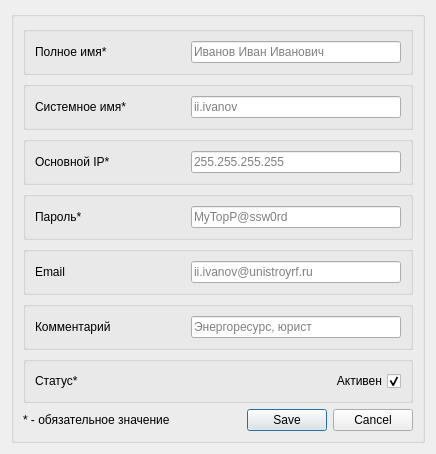
<?xml version="1.0" encoding="UTF-8"?>
<ui version="4.0">
 <class>win_new_user</class>
 <widget class="QDialog" name="win_new_user">
  <property name="geometry">
   <rect>
    <x>0</x>
    <y>0</y>
    <width>436</width>
    <height>430</height>
   </rect>
  </property>
  <property name="windowTitle">
   <string>Новый пользователь</string>
  </property>
  <layout class="QGridLayout" name="gridLayout">
   <item row="0" column="0">
    <widget class="QGroupBox" name="groupBox_6">
     <property name="title">
      <string/>
     </property>
     <layout class="QGridLayout" name="gridLayout_2">
      <item row="1" column="0">
       <widget class="QLabel" name="label">
        <property name="text">
         <string>* - обязательное значение</string>
        </property>
       </widget>
      </item>
      <item row="0" column="0" colspan="2">
       <layout class="QVBoxLayout" name="verticalLayout" stretch="0,0,0,0,0,0,0">
        <item>
         <widget class="QGroupBox" name="groupBox_42">
          <layout class="QHBoxLayout" name="horizontalLayout_55">
           <item>
            <widget class="QLabel" name="label_55">
             <property name="minimumSize">
              <size>
               <width>150</width>
               <height>0</height>
              </size>
             </property>
             <property name="text">
              <string>Полное имя*</string>
             </property>
            </widget>
           </item>
           <item>
            <widget class="QLineEdit" name="le_fullname">
             <property name="toolTip">
              <string/>
             </property>
             <property name="text">
              <string/>
             </property>
             <property name="placeholderText">
              <string>Иванов Иван Иванович</string>
             </property>
            </widget>
           </item>
          </layout>
         </widget>
        </item>
        <item>
         <widget class="QGroupBox" name="groupBox_44">
          <layout class="QHBoxLayout" name="horizontalLayout_57">
           <item>
            <widget class="QLabel" name="label_57">
             <property name="minimumSize">
              <size>
               <width>150</width>
               <height>0</height>
              </size>
             </property>
             <property name="text">
              <string>Системное имя*</string>
             </property>
            </widget>
           </item>
           <item>
            <widget class="QLineEdit" name="le_name">
             <property name="toolTip">
              <string/>
             </property>
             <property name="text">
              <string/>
             </property>
             <property name="placeholderText">
              <string>ii.ivanov</string>
             </property>
            </widget>
           </item>
          </layout>
         </widget>
        </item>
        <item>
         <widget class="QGroupBox" name="groupBox_2">
          <property name="flat">
           <bool>false</bool>
          </property>
          <layout class="QHBoxLayout" name="horizontalLayout_2">
           <item>
            <widget class="QLabel" name="label_2">
             <property name="sizePolicy">
              <sizepolicy hsizetype="Preferred" vsizetype="Preferred">
               <horstretch>0</horstretch>
               <verstretch>0</verstretch>
              </sizepolicy>
             </property>
             <property name="minimumSize">
              <size>
               <width>150</width>
               <height>0</height>
              </size>
             </property>
             <property name="text">
              <string>Основной IP*</string>
             </property>
            </widget>
           </item>
           <item>
            <widget class="QLineEdit" name="le_ip">
             <property name="layoutDirection">
              <enum>Qt::LeftToRight</enum>
             </property>
             <property name="text">
              <string/>
             </property>
             <property name="dragEnabled">
              <bool>false</bool>
             </property>
             <property name="readOnly">
              <bool>false</bool>
             </property>
             <property name="placeholderText">
              <string>255.255.255.255</string>
             </property>
            </widget>
           </item>
          </layout>
         </widget>
        </item>
        <item>
         <widget class="QGroupBox" name="groupBox_43">
          <layout class="QHBoxLayout" name="horizontalLayout_56">
           <item>
            <widget class="QLabel" name="label_56">
             <property name="sizePolicy">
              <sizepolicy hsizetype="Preferred" vsizetype="Preferred">
               <horstretch>0</horstretch>
               <verstretch>0</verstretch>
              </sizepolicy>
             </property>
             <property name="minimumSize">
              <size>
               <width>150</width>
               <height>0</height>
              </size>
             </property>
             <property name="text">
              <string>Пароль*</string>
             </property>
            </widget>
           </item>
           <item>
            <widget class="QLineEdit" name="le_pass">
             <property name="text">
              <string/>
             </property>
             <property name="echoMode">
              <enum>QLineEdit::PasswordEchoOnEdit</enum>
             </property>
             <property name="placeholderText">
              <string>MyTopP@ssw0rd</string>
             </property>
            </widget>
           </item>
          </layout>
         </widget>
        </item>
        <item>
         <widget class="QGroupBox" name="groupBox_45">
          <layout class="QHBoxLayout" name="horizontalLayout_59">
           <item>
            <widget class="QLabel" name="label_59">
             <property name="minimumSize">
              <size>
               <width>150</width>
               <height>0</height>
              </size>
             </property>
             <property name="text">
              <string>Email</string>
             </property>
            </widget>
           </item>
           <item>
            <widget class="QLineEdit" name="le_email">
             <property name="toolTip">
              <string/>
             </property>
             <property name="text">
              <string/>
             </property>
             <property name="placeholderText">
              <string>ii.ivanov@unistroyrf.ru</string>
             </property>
            </widget>
           </item>
          </layout>
         </widget>
        </item>
        <item>
         <widget class="QGroupBox" name="groupBox_46">
          <layout class="QHBoxLayout" name="horizontalLayout_60">
           <item>
            <widget class="QLabel" name="label_60">
             <property name="minimumSize">
              <size>
               <width>150</width>
               <height>0</height>
              </size>
             </property>
             <property name="text">
              <string>Комментарий</string>
             </property>
            </widget>
           </item>
           <item>
            <widget class="QLineEdit" name="le_comment">
             <property name="toolTip">
              <string/>
             </property>
             <property name="text">
              <string/>
             </property>
             <property name="placeholderText">
              <string>Энергоресурс, юрист</string>
             </property>
            </widget>
           </item>
          </layout>
         </widget>
        </item>
        <item>
         <widget class="QGroupBox" name="groupBox_47">
          <layout class="QHBoxLayout" name="horizontalLayout_61">
           <item>
            <widget class="QLabel" name="label_61">
             <property name="minimumSize">
              <size>
               <width>150</width>
               <height>0</height>
              </size>
             </property>
             <property name="text">
              <string>Статус*</string>
             </property>
            </widget>
           </item>
           <item>
            <widget class="QCheckBox" name="cb_active">
             <property name="layoutDirection">
              <enum>Qt::RightToLeft</enum>
             </property>
             <property name="text">
              <string>Активен</string>
             </property>
             <property name="checked">
              <bool>true</bool>
             </property>
            </widget>
           </item>
          </layout>
         </widget>
        </item>
       </layout>
      </item>
      <item row="1" column="1">
       <widget class="QDialogButtonBox" name="btns">
        <property name="orientation">
         <enum>Qt::Horizontal</enum>
        </property>
        <property name="standardButtons">
         <set>QDialogButtonBox::Cancel|QDialogButtonBox::Save</set>
        </property>
       </widget>
      </item>
     </layout>
    </widget>
   </item>
  </layout>
 </widget>
 <resources/>
 <connections>
  <connection>
   <sender>btns</sender>
   <signal>accepted()</signal>
   <receiver>win_new_user</receiver>
   <slot>accept()</slot>
   <hints>
    <hint type="sourcelabel">
     <x>380</x>
     <y>452</y>
    </hint>
    <hint type="destinationlabel">
     <x>157</x>
     <y>274</y>
    </hint>
   </hints>
  </connection>
  <connection>
   <sender>btns</sender>
   <signal>rejected()</signal>
   <receiver>win_new_user</receiver>
   <slot>reject()</slot>
   <hints>
    <hint type="sourcelabel">
     <x>380</x>
     <y>452</y>
    </hint>
    <hint type="destinationlabel">
     <x>286</x>
     <y>274</y>
    </hint>
   </hints>
  </connection>
 </connections>
</ui>
